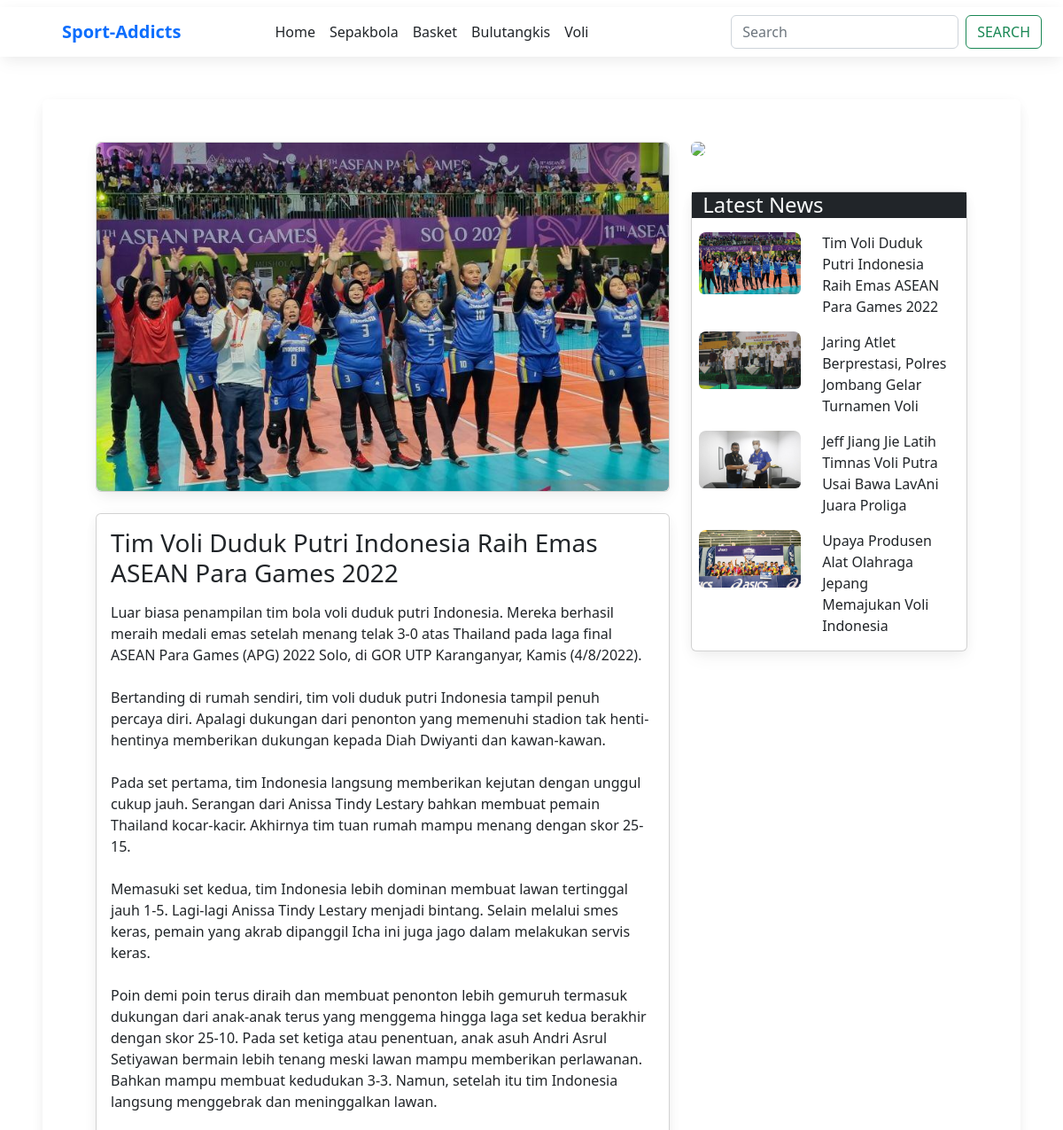
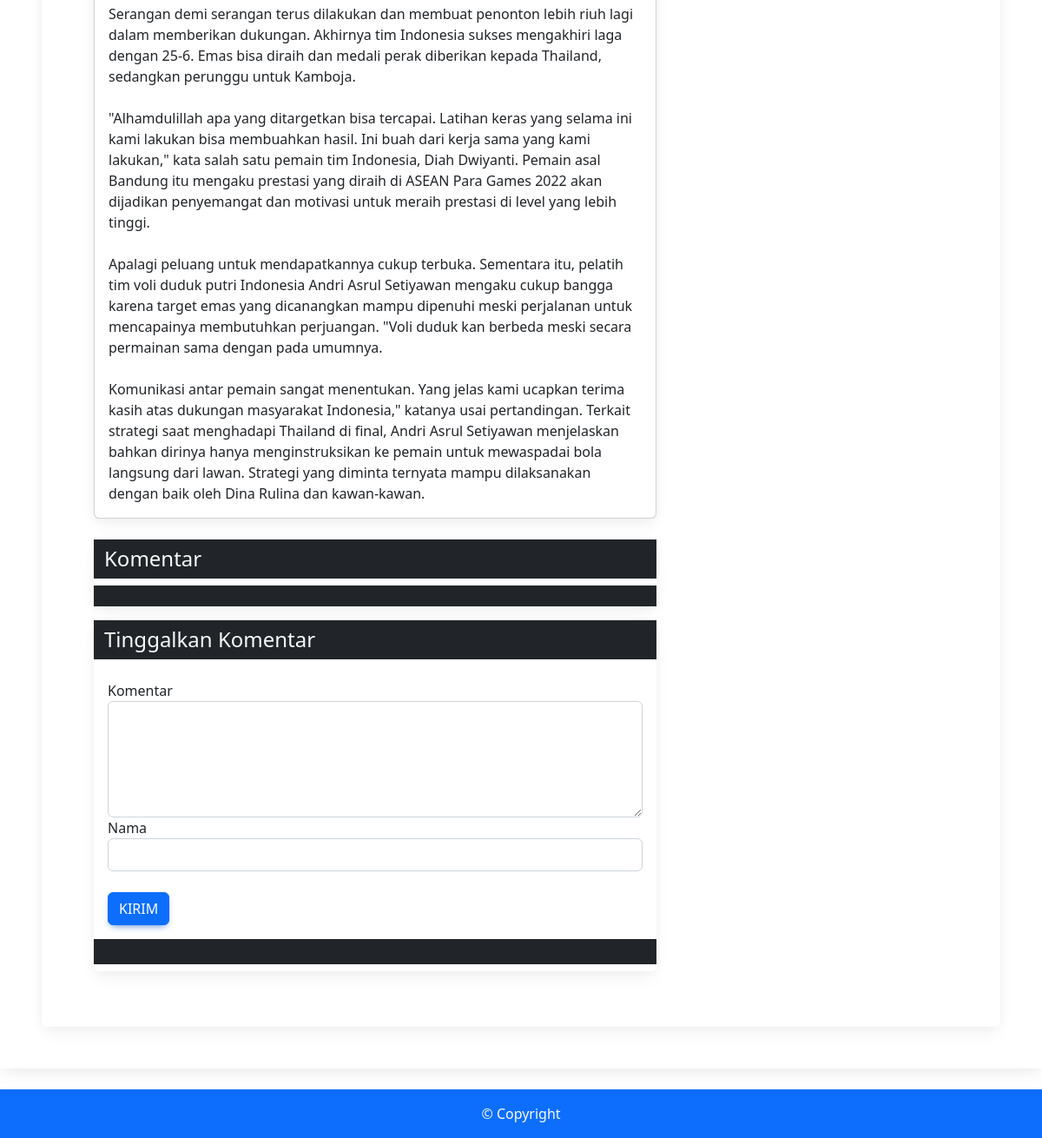
The app's page /details.php?id=44 with its own data (2 pictures, top to bottom).
### tables this page shows
CREATE TABLE `table_kategori` (
  `id` int(11) NOT NULL,
  `nama_kategori` varchar(255) NOT NULL
);

CREATE TABLE `table_artikel` (
  `id` int(11) NOT NULL,
  `id_kategori` int(11) NOT NULL,
  `judul` varchar(255) NOT NULL,
  `deskripsi` text NOT NULL,
  `gambar` varchar(200) DEFAULT NULL,
  `tanggal` date NOT NULL
);

### details.php (the view, shortened to what this page needs)
<?php
include('koneksi.php');
include('header.php');
$id = $_GET['id'];
$query = "SELECT * FROM table_artikel WHERE id=$id";
$result = mysqli_query($con, $query);
$data = mysqli_fetch_array($result);
$query2 = "SELECT * FROM table_artikel ORDER BY id DESC LIMIT 0,4";
$rest = mysqli_query($con, $query2);
?>
<main class="p-5 shadow-4">
    <div class="container p-5 rounded shadow-4">
        <div class="row mx-auto">
            <div class="col-md-8">
                <div class="card mb-4">
                    <img src="assets/image/<?php echo $data['gambar'] ?>" class="img-fluid rounded">
                </div>
                <div class="card mb-4 mx-auto">
                    <div class="card-body">
                        <h3 class="mb-3"><?php echo $data['judul'] ?></h3>
                        <?php echo $data['deskripsi'] ?>
                    </div>
                </div>
                <div class="card mb-3 border-0">
                    <span class="h4 bg-dark text-light py-2">&ensp;Komentar</span>
                    <span class="bg-dark">blank</span>
                </div>
                <div class="card mb-3 border-0">
                    <span class="h4 bg-dark text-light py-2">&ensp;Tinggalkan Komentar</span>
                    <div class="card-body">
                        <form method="POST" action="komentar_proses.php">
                            <div class="form-group">
                                <label for="replyFormComment">Komentar</label>
                                <textarea class="form-control" id="replyFormComment" rows="5" name="isi"></textarea>
                            </div>
                            <label for="replyFormName">Nama</label>
                            <input type="name" id="replyFormName" class="form-control" autocomplete="off" name="nama">
                            <div class="mt-4">
                                <button class="btn btn-primary btn-md" type="submit" name="submit">Kirim</button>
                            </div>
                        </form>
                    </div>
                    <span class="h4 bg-dark">&ensp;blank</span>
                </div>
            </div>
            <div class="col-md-4 mx-auto">
                <img class="w-100 rounded mb-4" src="https://www.gourmetads.com/wp-content/uploads/2019/05/fast-food-ads-mcdonalds-300x600.jpg">
                <div class="card mt-3">
                    <span class="h4 bg-dark text-light">&emsp14; Latest News</span>
                    <div class="row mt-2">
                        <?php while ($data = mysqli_fetch_array($rest)) { ?>
                            <div class="col-md-5 ms-2 mb-3">
                                <div class="bg-image hover-overlay">
                                    <img src="assets/image/<?php echo $data['gambar'] ?>" class="img-fluid rounded" alt="">
                                </div>
                            </div>
                            <div class="col-md-6">
                                <p>
                                    <a href="details.php?id=<?php echo $data['id']; ?>" class="text-decoration-none text-dark"><?php echo $data['judul'] ?></a>
                                </p>
                            </div>
                        <?php } ?>
                    </div>
                </div>
            </div>
        </div>
    </div>
</main>
<?php include('footer.php'); ?>

### header.php (shortened to what this page needs)
<?php
include('koneksi.php');
$query = "SELECT * FROM table_kategori";
$result = mysqli_query($con, $query);
?>
<!DOCTYPE html>
<head>
  <link href="https://cdnjs.cloudflare.com/ajax/libs/font-awesome/6.0.0/css/all.min.css" rel="stylesheet" />
  <link href="https://cdnjs.cloudflare.com/ajax/libs/mdb-ui-kit/6.0.0/mdb.min.css" rel="stylesheet" />
  <link href="https://cdn.jsdelivr.net/npm/bootstrap@5.2.2/dist/css/bootstrap.min.css" rel="stylesheet">
</head>
<body>
  <header>
    <nav class="navbar navbar-expand-lg navbar-light bg-white mt-2 shadow-4">
      <div class="collapse navbar-collapse" id="navbarSupportedContent">
        <ul class="navbar-nav mr-auto">
          <li class="nav-item">
            <span class="text-info fw-bold h5" style="margin-left:70px;margin-right:50px; "><a href="" class="text-decoration-none">Sport-Addicts</a></span>
          </li>
        </ul>
        <p class="navbar-nav mr-auto nav-item mx-5">
          <a class="nav-link hover-custom text-dark" href="guest.php">Home</a>
          <?php while ($data = mysqli_fetch_array($result)) { ?>
            <a class="nav-link hover-custom text-dark" href="category.php?id=<?php echo $data['id']; ?>"><?php echo $data['nama_kategori'] ?></a>
          <?php } ?>
        </p>
        <form class=" my-sm-0 ms-auto mx-4 m-auto d-flex"> <input class="form-control mx-2 rounded" type="search" placeholder="Search" aria-label="Search"><button class="btn btn-outline-success btn-md rounded" type="submit">Search</button></form>
    </nav>
  </header>

### header.php (style rules this page uses)
.hover-custom { position: relative; }
.hover-custom::before { content: ''; position: absolute; width: 100%; height: 4px; border-radius: 4px; background-color: #2641da; bottom: 0; left: 0; transform-origin: right; transform: scaleX(0); transition: transform .3s ease-in-out; }

### records on screen
table_kategori: nama_kategori "Sepakbola"
table_kategori: nama_kategori "Basket"
table_kategori: nama_kategori "Bulutangkis"
table_kategori: nama_kategori "Voli"
table_artikel: gambar (picture), judul "Tim Voli Duduk Putri Indonesia Raih Emas ASEAN Para Games 2022", deskripsi "Luar biasa penampilan tim bola voli duduk putri Indonesia. Mereka berhasil meraih medali emas setelah menang telak 3-0 atas Thailand pada laga final ASEAN Para Games (APG) 2022 Solo, di GOR UTP Karanganyar, Kamis (4/8/2022). Bertanding di rumah sendiri, tim voli duduk putri Indonesia tampil penuh percaya diri. Apalagi dukungan dari penonton yang memenuhi stadion tak henti-hentinya memberikan dukungan kepada Diah Dwiyanti dan kawan-kawan. Pada set pertama, tim Indonesia langsung memberikan kejutan dengan unggul cukup jauh. Serangan dari Anissa Tindy Lestary bahkan membuat pemain Thailand kocar-kacir. Akhirnya tim tuan rumah mampu menang dengan skor 25-15. Memasuki set kedua, tim Indonesia…"
table_artikel: gambar (picture), judul "Jaring Atlet Berprestasi, Polres Jombang Gelar Turnamen Voli"
table_artikel: gambar (picture), judul "Jeff Jiang Jie Latih Timnas Voli Putra Usai Bawa LavAni Juara Proliga"
table_artikel: gambar (picture), judul "Upaya Produsen Alat Olahraga Jepang Memajukan Voli Indonesia"
